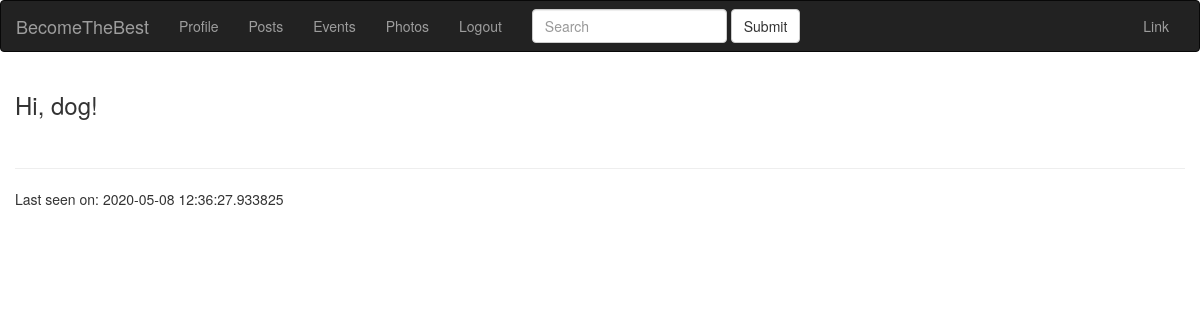
The page /index (signed in) on the database as committed earlier.
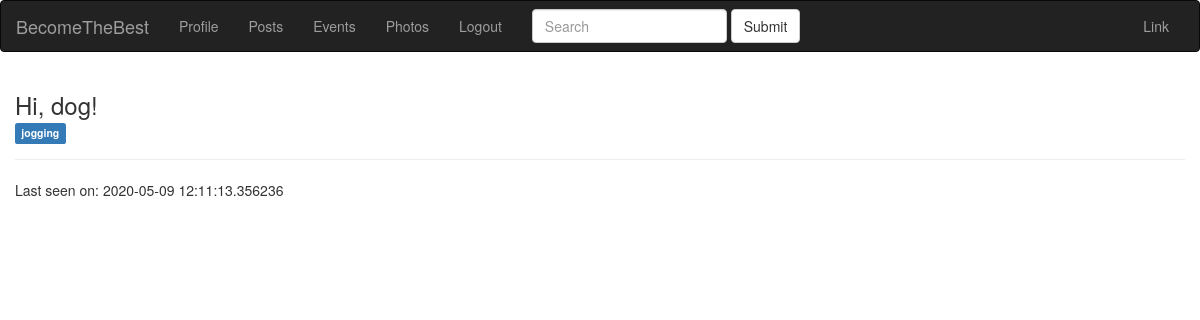
The same page on the database as committed later.
### models.py (models this page shows, shortened)
class User(UserMixin, db.Model):
    id = db.Column(db.Integer, primary_key=True)
    email = db.Column(db.String(120), index=True, unique=True)
    username = db.Column(db.String(64), index=True, unique=True)
    password_hash = db.Column(db.String(255))
    date = db.Column(db.DateTime, index=True, default=datetime.utcnow)
    timestamp = db.Column(db.String(128), default=int(time()))
    city = db.Column(db.String(128))
    about_me = db.Column(db.String(140))
    last_seen = db.Column(db.DateTime, default=datetime.utcnow)
    active = db.Column(db.Boolean)
    tags = db.relationship(
        'Tag', secondary=user_tags, backref=db.backref('users_tags', lazy='dynamic'))
    roles = db.relationship(
        'Role', secondary=roles_users, backref=db.backref('users_roles', lazy='dynamic'))
    posts = db.relationship('Post', backref='author', lazy='dynamic')
    events = db.relationship('Event', backref='event_author', lazy='dynamic')
    photos = db.relationship('Photo', backref='photo_author', lazy='dynamic')
    followed = db.relationship(
        'User', secondary=followers,
        primaryjoin=(followers.c.follower_id == id),
        secondaryjoin=(followers.c.followed_id == id),
        backref=db.backref('followers', lazy='dynamic'), lazy='dynamic')
    def followed_posts(self):
        followed = Post.query.join(
            followers, (followers.c.followed_id == Post.user_id)).filter(
                followers.c.follower_id == self.id)
        own = Post.query.filter_by(user_id=self.id)
        return followed.union(own).order_by(Post.created.desc())

class Tag(db.Model):
    id = db.Column(db.Integer, primary_key=True)
    name = db.Column(db.String(100), unique=True)
    slug = db.Column(db.String(100))

### view.py (the view)
@app.route('/')
@app.route('/index')
@login_required
def index():
    user = User.query.filter_by(username=current_user.username).first_or_404()
    page = request.args.get('page', 1, type=int)
    posts = current_user.followed_posts().paginate(
    page, app.config['POSTS_PER_PAGE'], False)
    next_url = url_for('index', username=user.username, page=posts.next_num) \
        if posts.has_next else None
    prev_url = url_for('index', username=user.username, page=posts.prev_num) \
        if posts.has_prev else None
    return render_template('index.html', user=user, posts=posts.items,
                           next_url=next_url, prev_url=prev_url)

### models.py (called while the page is built)
@login.user_loader
def load_user(id):
    return User.query.get(int(id))

### view.py (called while the page is built)
@app.before_request
def before_request():
    if current_user.is_authenticated:
        current_user.last_seen = datetime.utcnow()
        db.session.commit()

### templates/index.html
{% extends 'base.html' %} {% block title %} Index page title {% endblock %} {% block content_title %}
<h3>Hi, {{ current_user.username }}!</h3>
{% endblock %} {% block content %} {% for tag in user.tags %}
<span class="label label-primary">{{ tag.name }}</span> {% endfor %}
<br>
<hr> {% if user.last_seen %} Last seen on: {{ user.last_seen }} {% endif %} {% endblock %}

### templates/base.html (shortened to what this page needs)
<html>
<head>
    <link rel="stylesheet" href="https://stackpath.bootstrapcdn.com/bootstrap/3.4.1/css/bootstrap.min.css">
</head>
<body onload="GetMap();">
    <nav class="navbar navbar-inverse">
        <div class="container-fluid">
            <div class="navbar-header">
                <a class="navbar-brand" href="{{url_for('index')}}">BecomeTheBest</a>
            </div>
            <div class="collapse navbar-collapse" id="bs-example-navbar-collapse-1">
                <ul class="nav navbar-nav">
                    {% if current_user.is_anonymous %}
                    <li class="nav-item active ">
                        <a href="{{ url_for( 'login') }} ">Login</a>
                    </li>
                    <li class="nav-item ">
                        <a class="nav-link " href="{{ url_for( 'register') }} ">Click to register</a>
                    </li>
                    {% else %}
                    <li class="nav-item "><a href="{{ url_for('user', username=current_user.username)}}">Profile</a></li>
                    <li class="nav-item "><a href="{{ url_for('posts.index')}}">Posts</a></li>
                    <li class="nav-item "><a href="{{ url_for('events.index')}}">Events</a></li>
                    <li class="nav-item "><a href="{{ url_for('photos.index')}}">Photos</a></li>
                    <li class="nav-item "><a class="nav-link " href="{{ url_for( 'logout') }} ">Logout</a></li>
                    {% endif %}
                </ul>
                <form class="navbar-form navbar-left">
                    <div class="form-group">
                        <input type="text" class="form-control" placeholder="Search">
                    </div>
                    <button type="submit" class="btn btn-default">Submit</button>
                </form>
                <ul class="nav navbar-nav navbar-right">
                    <li><a href="#">Link</a></li>
                </ul>
            </div>
        </div>
    </nav>
    <div class="container">
        <div class="row">
            <h2>
                {% block content_title %} {% endblock %}
            </h2>
            {% block content %} {% endblock %}
        </div>
    </div>
</body>
</html>

Rows that differ between the two databases and show on the page:
changed User "dog": last_seen "2020-05-08 12:36:27.933825" → "2020-05-09 12:11:13.356236"
added Tag: name "jogging"
